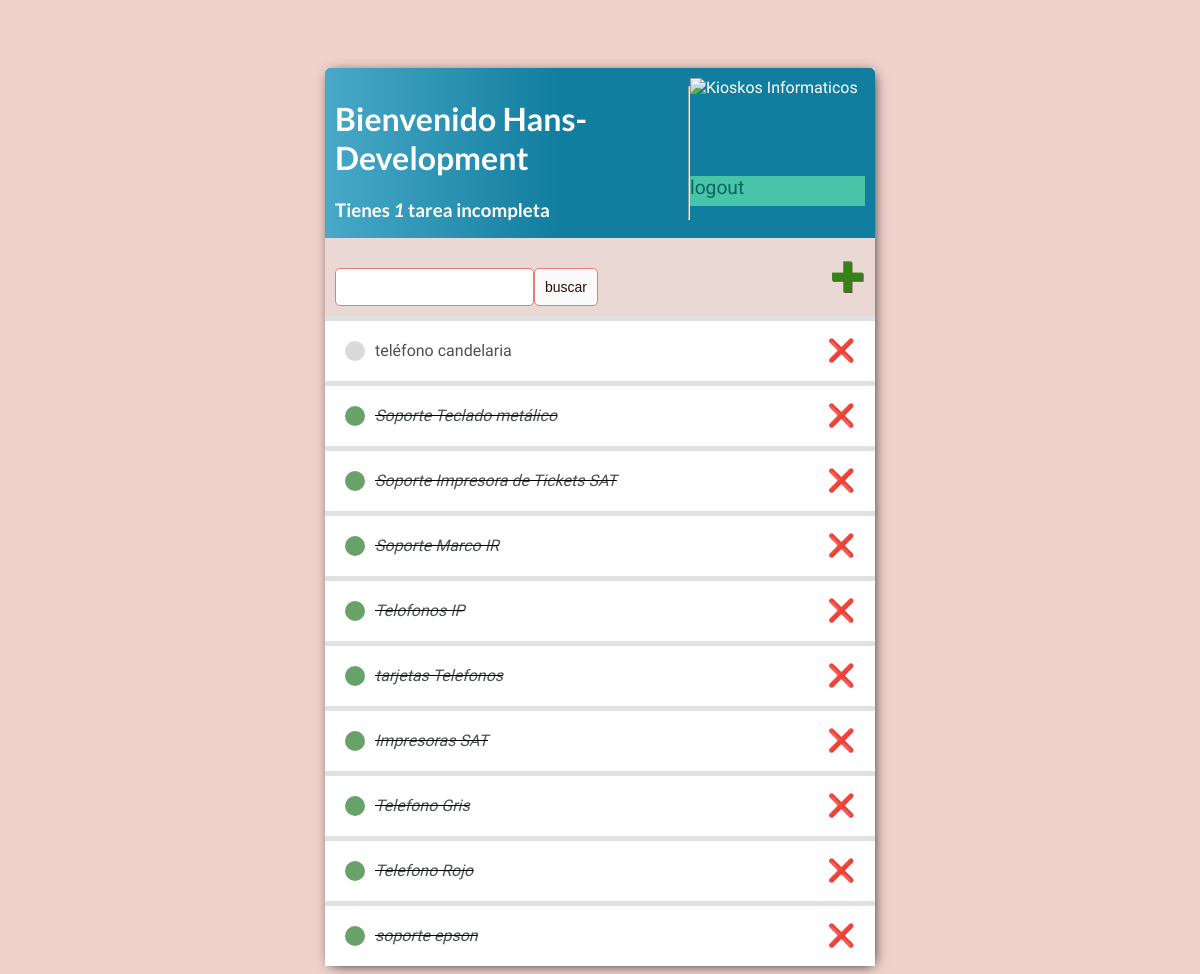
The app's page / (signed in) with its own data.
### base/models.py (models this page shows)
class Tarea(models.Model):
    usuario = models.ForeignKey(User,
                                on_delete=models.CASCADE,
                                null=True,
                                blank=True)
    titulo = models.CharField(max_length=200)
    descripcion = models.TextField(null=True, blank=True)
    completo = models.BooleanField(default=False)
    creado = models.DateTimeField(auto_now_add=True)
    def __str__(self):
        return self.titulo
    class Meta:
        ordering = ['completo']

### base/views.py (the view)
# urls.py: urlpatterns = [path('', ListaPendientes.as_view(), name='tareas'),
class ListaPendientes(LoginRequiredMixin, ListView):
    model = Tarea
    context_object_name = 'Tareas'
    def get_context_data(self, **kwargs):
        context = super().get_context_data(**kwargs)
        context['Tareas'] = context['Tareas'].filter(usuario=self.request.user)
        context['count'] = context['Tareas'].filter(completo=False).count()
        valor_buscado = self.request.GET.get('area_buscar') or ''
        if valor_buscado:
            context['Tareas'] = context['Tareas'].filter(titulo__icontains=valor_buscado)
        context['valor_buscado'] = valor_buscado
        return context

### base/templates/base/tarea_list.html
{% extends 'base/principal.html' %}
{% block content %}
 <div class="barra-superior">
    <div>
        <h1>Bienvenido {{ request.user|title }}</h1>
        <h3 style="margin:0">Tienes <i>{{ count }}</i> tarea{{ count|pluralize }} incompleta{{ count|pluralize }}</h3>
    </div>
     <hr>
    <div class="logo_">
        <img src="https://kioskosinformaticos.com/wp-content/uploads/2022/06/logo-1.png" width="175" height="75" alt="Kioskos Informaticos" data-height-percentage="69">
        {% if request.user.is_authenticated %}
            <a style="color: #096262; background-color: #48c5a8; width:auto; height: 30px;" href="{% url 'logout' %}">logout</a>
        {% else %}
            <a style="color: #096262; background-color: #48c5a8; width:auto; height: 30px;" href="{% url 'login' %}">login</a>
        {% endif %}
    </div>
 </div>
<div id="envoltorio-agregar-buscar">
    <form method="GET" style="margin-top: 20px; display: flex;">
        <input type="text" name="area_buscar" value="{{ valor_buscado }}">
        <input class="button" type="submit" value="buscar">
    </form>
    <a id="enlace-agregar" href="{% url 'crear-tarea' %}">&#x271A;</a>
</div>
<div class="envoltorio-items">
    {% if Tareas %}
        {% for tarea in Tareas %}
            <div class="envoltorio-tarea">
                {% if tarea.completo %}
                <div class="titulo-tarea">
                    <div class="icono-tarea-completa"></div>
                    <i><s><a href="{% url 'editar-tarea' tarea.id %}">{{ tarea }}</a></s></i>
                </div>
                <a class="enlace-eliminar" href="{% url 'eliminar-tarea' tarea.id %}">&#x274C;</a>
                {% else %}
                    <div class="titulo-tarea">
                    <div class="icono-tarea-incompleta"></div>
                    <a href="{% url 'editar-tarea' tarea.id %}">{{ tarea }}</a>
                </div>
                <a class="enlace-eliminar" href="{% url 'eliminar-tarea' tarea.id %}">&#x274C;</a>
                {% endif %}
            </div>
        {% endfor %}
    {% else %}
        <h3>No hay elementos para mostrar en la lista</h3>
    {% endif %}
</div>
{% endblock content %}

### base/templates/base/principal.html (shortened to what this page needs)
<!DOCTYPE html>
<html lang="es">
<head>
</head>
<body>
    <div class="container">
        {% block content %}
        {% endblock content %}
    </div>
</body>
</html>

### base/templates/base/principal.html (style rules this page uses)
body { background-color: #F0D2CB; font-family: 'Abel', sans-serif; padding-top: 60px; }
.container { max-width: 550px; margin: auto; background-color: #EAD8D4; -webkit-box-shadow: 2px 2px 13px -4px rgba(0, 0, 0, 21); box-shadow: 2px 2px 13px -4px rgba(0, 0, 0, 21); }
h1, h2, h3, h4, h5, h6 { font-family: 'Lato', sans-serif; }
a, p { color: #e17171; }
.barra-superior { display: flex; justify-content: space-between; color: white; padding: 10px; border-radius: 5px 5px 0 0; background: linear-gradient(90deg, #48A9C8 0%, #117D9F 43%, #117D9F 100%); }
.barra-superior .logo_ { display: inline-grid; grid-template-rows: 1fr 1fr; align-content: center; justify-content: center; align-items: center; }
.barra-superior .logo_ a { text-decoration: none; font-size: larger; }
.envoltorio-tarea { display: flex; align-items: center; justify-content: space-between; padding: 20px; background-color: white; border-top: 5px solid rgb(225, 225, 225); }
.titulo-tarea { display: flex; }
.titulo-tarea a { text-decoration: none; color: #4b5156; margin-left: 10px; }
.icono-tarea-completa { height: 20px; width: 20px; background-color: rgb(105, 162, 105); border-radius: 50px; }
.icono-tarea-incompleta { height: 20px; width: 20px; background-color: rgb(218, 218, 218); border-radius: 50px; }
.enlace-eliminar { text-decoration: none; font-weight: 900; color: #EA4220; font-size: 22px; line-height: 0; }
#envoltorio-agregar-buscar { display: flex; justify-content: space-between; align-items: center; padding: 10px; }
#enlace-agregar { color: #34831a; text-decoration: none; font-size: 42px; text-shadow: 1px 1px #81413B; }
input[type=text], input[type=password], textarea { border: 1px solid #EB796F; border-radius: 5px; padding: 10px; width: 90%; }
.button { border: 1px solid #EB796F; background-color: #FAFAFA; color: #2d0f0d; padding: 10px; font-size: 14px; border-radius: 5px; cursor: pointer; text-decoration: none; }

### records on screen
Tarea: titulo "teléfono candelaria"
Tarea: titulo "Soporte Teclado metálico"
Tarea: titulo "Soporte Impresora de Tickets SAT"
Tarea: titulo "Soporte Marco IR"
Tarea: titulo "Telofonos IP"
Tarea: titulo "tarjetas Telefonos"
Tarea: titulo "Impresoras SAT"
Tarea: titulo "Telefono Gris"
Tarea: titulo "Telefono Rojo"
Tarea: titulo "soporte epson"

### other values on screen
{{ request.user|title }} "Hans-Development"
{{ count }} "1"
